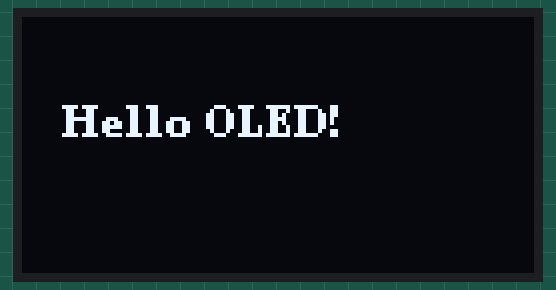
Simulated run of this sketch. Board: Arduino Uno, built with avr-gcc and run on an emulated ATmega328P. On the bench: 128×64 one-colour display.

Above: at 0.1 s.

The sketch:

Hello_Oled.ino
```cpp
#include <Wire.h>
#include <U8g2lib.h>

U8G2_SH1106_128X64_NONAME_F_HW_I2C u8g2(U8G2_R0, /* reset=*/ U8X8_PIN_NONE);
// Use U8G2_SSD1306_128X64_NONAME_F_HW_I2C if your display is SSD1306

void setup() {
  u8g2.begin();
}

void loop() {
  u8g2.clearBuffer();
  u8g2.setFont(u8g2_font_ncenB08_tr);
  u8g2.drawStr(10, 30, "Hello OLED!");
  u8g2.sendBuffer();
  delay(1000);
}
```
